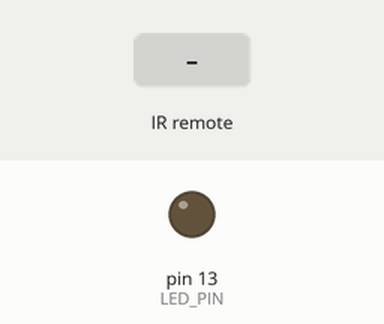
The sketch below on a simulated Arduino Uno, built with avr-gcc and run on an emulated ATmega328P. On the bench: output pins drawn as LEDs (lit = HIGH). The inputs (shaded band) are chosen by the test bench.

Above: at 1.2 s.
1.3 s: infrared code 0xFFA25D received
At 2.5 s:
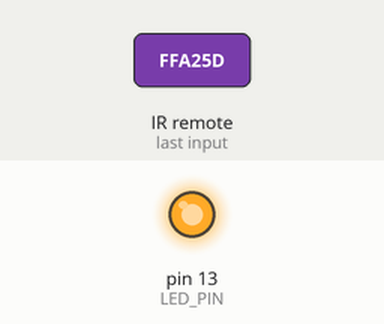
2.8 s: infrared code 0xFF629D received
At 3.6 s:
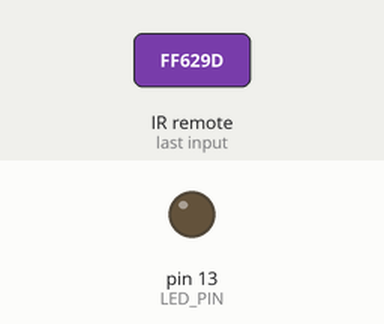
Timing chart, 0 to 5.8 s (numbered marks = the images above; inputs shaded):
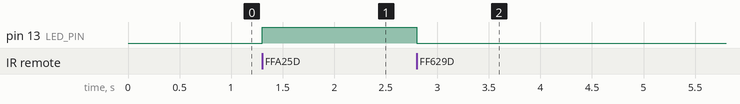

Measured:
- after the input at 1.3 s, pin 13 (LED_PIN): LOW → HIGH at once
- after the input at 2.8 s, pin 13 (LED_PIN): HIGH → LOW at once

The sketch:

sketch_dec02a.ino
```cpp
#include <IRremote.h>

#define IR_PIN 11
#define LED_PIN 13

IRrecv irrecv(IR_PIN);
decode_results results;

void setup() {
  Serial.begin(9600);
  irrecv.enableIRIn();
  pinMode(LED_PIN, OUTPUT);
}

void loop() {
  if (irrecv.decode(&results)) {
    unsigned long key_value = results.value;

    // Uncomment the next line to print the received IR code to the Serial Monitor
    // Serial.println(key_value, HEX);

    // Example actions for specific buttons
    switch (key_value) {
      case 0xFFA25D: // Button 1
        digitalWrite(LED_PIN, HIGH);
        break;

      case 0xFF629D: // Button 2
        digitalWrite(LED_PIN, LOW);
        break;

      // Add more cases for other buttons and actions

      default:
        // No action for other buttons
        break;
    }

    irrecv.resume();  // Receive the next value
  }
}
```
